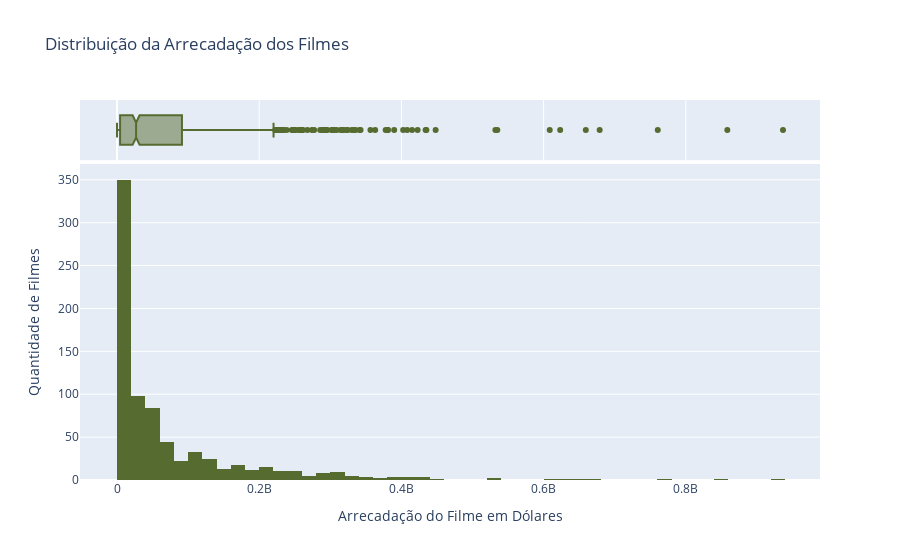

The cell this chart's notebook holds for it:
### Markdown cell above
**Distribuição da Arrecadação**: Para analisar quanto os filmes do Top 1000 arrecadaram, aplicaremos um **Histograma** junto de um **Boxplot**, pois ambos os gráficos auxiliam no entendimento da distribuição em variáveis númericas.

Pelos gráficos, é possível notar que mais de 25% dos filmes arrecadaram menos de 20 milhões de dólares e 75% arrecadaram menos de 105 milhões. Enquanto isso, há alguns outliers que conseguiram arrecadar mais de meio bilhão de dólares. É interessante observar que a distribuição do histograma é muito similar ao gráfico do número de votos no IMDB. Isso traz uma evidência inicial de que o número de interações com o filme influencia mais em sua arrecadação do que as notas do IMDB.

### Code cell
# Distribuição da Arrecadação dos Filmes
fig = px.histogram(
    x=df.Gross, 
    title="Distribuição da Arrecadação dos Filmes",
    marginal="box",
    labels={"x": "Arrecadação do Filme em Dólares"}
    ).update_traces(marker_color="DarkOliveGreen").update_layout(yaxis_title="Quantidade de Filmes")
fig.show()

### Figure 1 — Plotly figure (JSON) as saved in the notebook; plotly's stock layout.template omitted (floating-point values rounded to 4 significant figures; data arrays with more than 128 entries replaced by an {"elided": "..."} marker saying what was removed)
{"data": [{"alignmentgroup": "True", "bingroup": "x", "hovertemplate": "Arrecadação do Filme em Dólares=%{x}<br>count=%{y}<extra></extra>", "legendgroup": "", "marker": {"color": "DarkOliveGreen", "pattern": {"shape": ""}}, "name": "", "offsetgroup": "", "orientation": "v", "showlegend": false, "type": "histogram", "x": {"elided": "785 int values"}, "xaxis": "x", "yaxis": "y"}, {"alignmentgroup": "True", "hovertemplate": "Arrecadação do Filme em Dólares=%{x}<extra></extra>", "legendgroup": "", "marker": {"color": "DarkOliveGreen"}, "name": "", "notched": true, "offsetgroup": "", "showlegend": false, "type": "box", "x": {"elided": "785 int values"}, "xaxis": "x2", "yaxis": "y2"}], "layout": {"barmode": "relative", "legend": {"tracegroupgap": 0}, "title": {"text": "Distribuição da Arrecadação dos Filmes"}, "xaxis": {"anchor": "y", "domain": [0, 1], "title": {"text": "Arrecadação do Filme em Dólares"}}, "xaxis2": {"anchor": "y2", "domain": [0, 1], "matches": "x", "showgrid": true, "showticklabels": false}, "yaxis": {"anchor": "x", "domain": [0, 0.8316], "title": {"text": "Quantidade de Filmes"}}, "yaxis2": {"anchor": "x2", "domain": [0.8416, 1], "matches": "y2", "showgrid": false, "showline": false, "showticklabels": false, "ticks": ""}}}
